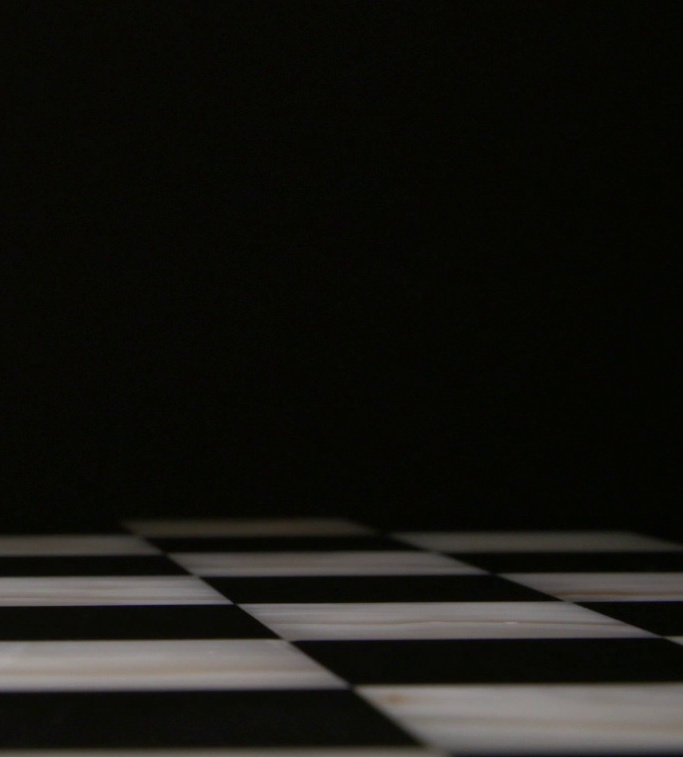
#> input picture td5/images/01_background.jpg, 683 x 757 px, found by its file name
$ python ex1.py
#> lines starting #> are read from the running program, lines starting #| are printed output that depends on the picture; after the words box and inside, x2 and y2 are one past the last pixel; in counts of white or black regions, pixels touching at a corner belong together
import cv2
import matplotlib.pyplot as plt

image_bg = "C:/Users/georg/projets/m1/2025/trait_img/td5\images/01_background.jpg"
image_obj = "C:/Users/georg/projets/m1/2025/trait_img/td5\images/01_object.jpg"

background = cv2.imread(image_bg, cv2.IMREAD_COLOR)
#> background is the input picture: shape (757, 683, 3); mean B, G, R 17.9, 22, 22.5
object_img = cv2.imread(image_obj, cv2.IMREAD_COLOR)
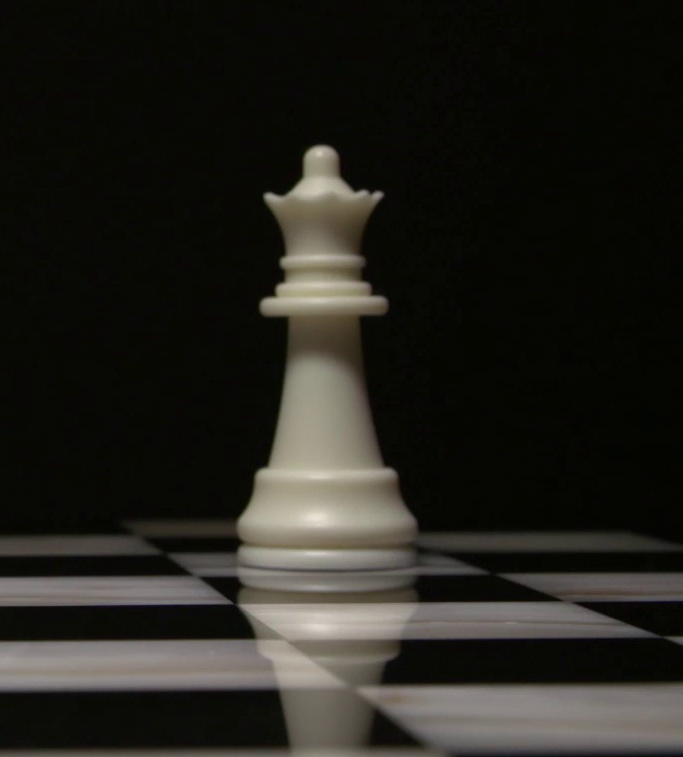
#> input picture td5/images/01_object.jpg, 683 x 757 px, found by its file name
#> object_img is the input picture: shape (757, 683, 3); mean B, G, R 29, 34.8, 36

# simplification du traitement de la soustraction en passant par le niveau de gris
background_gray = cv2.cvtColor(background, cv2.COLOR_BGR2GRAY)
object_gray = cv2.cvtColor(object_img, cv2.COLOR_BGR2GRAY)

# Soustraire l'arrière-plan de l'image de l'objet
foreground = cv2.absdiff(object_gray, background_gray)
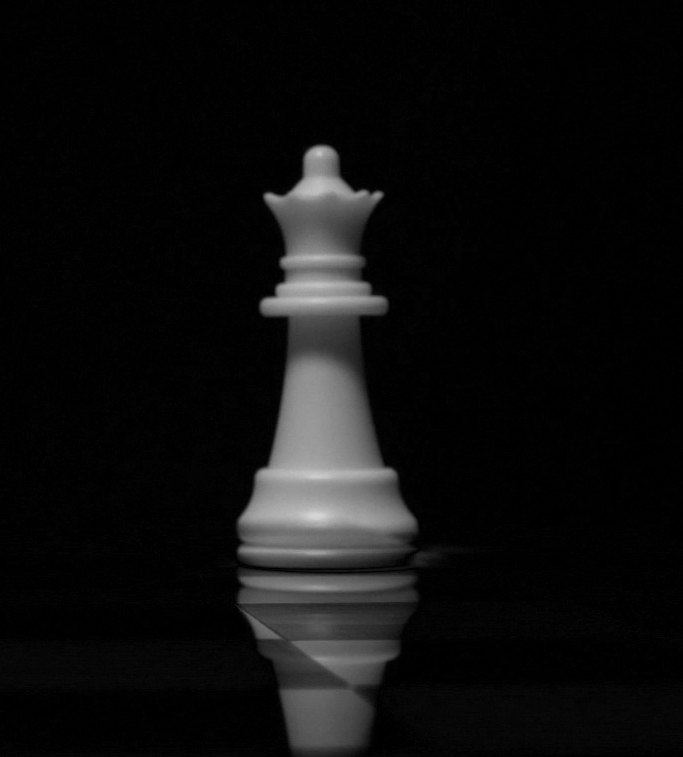
#> foreground: shape (757, 683); min 0, max 214, mean 14.1

ret, threeshold_forground = cv2.threshold(foreground, 10, 255, cv2.THRESH_BINARY)
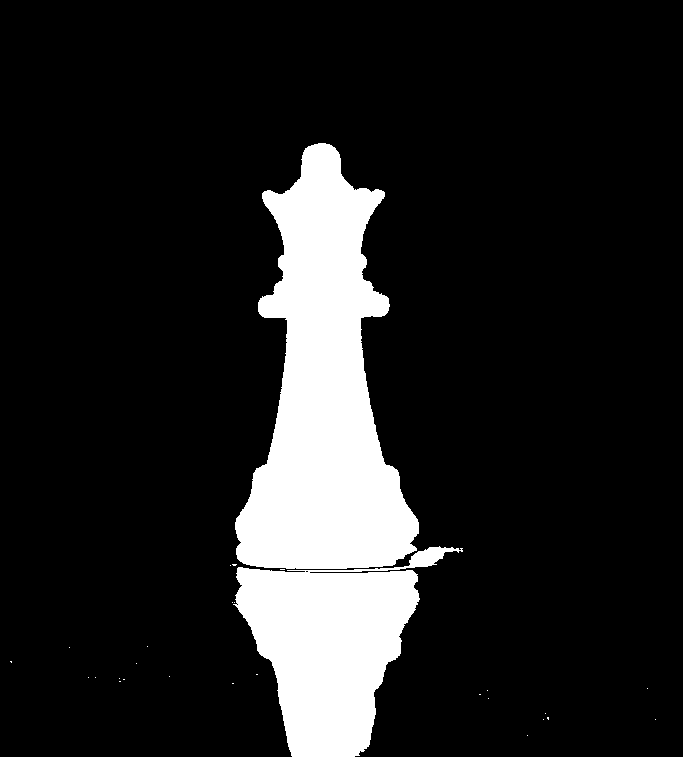
#> threeshold_forground: shape (757, 683); 13.4% white; 28 white regions (26 under 20 px), largest, box (x1, y1, x2, y2) and area: (235, 143, 419, 569) 44718, (233, 546, 463, 757) 24465

# Afficher les images en utilisant matplotlib
plt.figure(figsize=(12, 5))

plt.subplot(1, 4, 1)
plt.imshow(cv2.cvtColor(background, cv2.COLOR_BGR2RGB))
plt.axis("off")

plt.subplot(1, 4, 2)
plt.imshow(cv2.cvtColor(object_img, cv2.COLOR_BGR2RGB))
plt.axis("off")

plt.subplot(1, 4, 3)
plt.imshow(foreground, cmap="gray")
plt.axis("off")

plt.subplot(1, 4, 4)
plt.imshow(threeshold_forground, cmap="gray")
plt.axis("off")

plt.show()
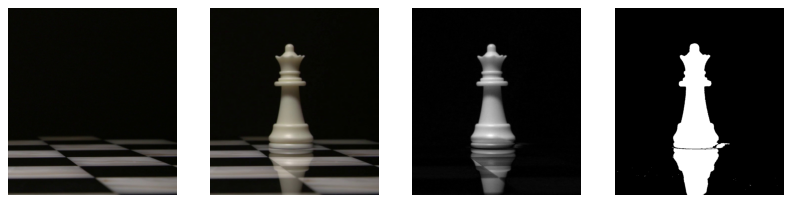
#> figure drawn by matplotlib, 4 panels
